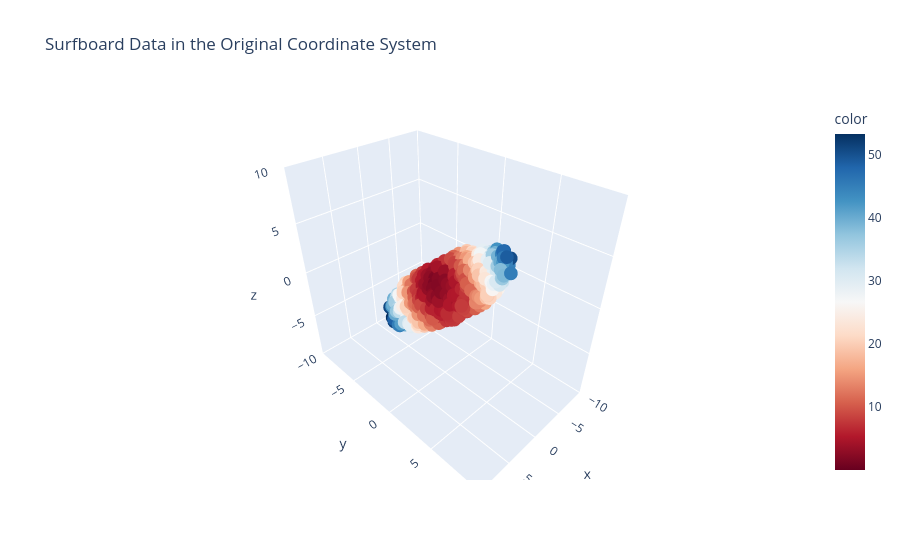

Notebook source saved alongside this figure:
### Code cell
fig = px.scatter_3d(
    colorize_surfboard_data(surfboard),
    x="x",
    y="y",
    z="z",
    color="color",
    color_continuous_scale="RdBu",
    range_x=[-10, 10],
    range_y=[-10, 10],
    range_z=[-10, 10],
    title="Surfboard Data in the Original Coordinate System"
)

fig.show()

### Figure 1 — Plotly figure (JSON) as saved in the notebook; plotly's stock layout.template omitted (floating-point values rounded to 4 significant figures; data arrays with more than 128 entries replaced by an {"elided": "..."} marker saying what was removed)
{"data": [{"hovertemplate": "x=%{x}<br>y=%{y}<br>z=%{z}<br>color=%{marker.color}<extra></extra>", "legendgroup": "", "marker": {"color": {"elided": "1000 float values"}, "coloraxis": "coloraxis", "symbol": "circle"}, "mode": "markers", "name": "", "scene": "scene", "showlegend": false, "type": "scatter3d", "x": {"elided": "1000 float values"}, "y": {"elided": "1000 float values"}, "z": {"elided": "1000 float values"}}], "layout": {"coloraxis": {"autocolorscale": false, "colorbar": {"title": {"text": "color"}}, "colorscale": [[0, "rgb(103,0,31)"], [0.1, "rgb(178,24,43)"], [0.2, "rgb(214,96,77)"], [0.3, "rgb(244,165,130)"], [0.4, "rgb(253,219,199)"], [0.5, "rgb(247,247,247)"], [0.6, "rgb(209,229,240)"], [0.7, "rgb(146,197,222)"], [0.8, "rgb(67,147,195)"], [0.9, "rgb(33,102,172)"], [1, "rgb(5,48,97)"]]}, "legend": {"tracegroupgap": 0}, "scene": {"domain": {"x": [0, 1], "y": [0, 1]}, "xaxis": {"range": [-10, 10], "title": {"text": "x"}}, "yaxis": {"range": [-10, 10], "title": {"text": "y"}}, "zaxis": {"range": [-10, 10], "title": {"text": "z"}}}, "title": {"text": "Surfboard Data in the Original Coordinate System"}}}
